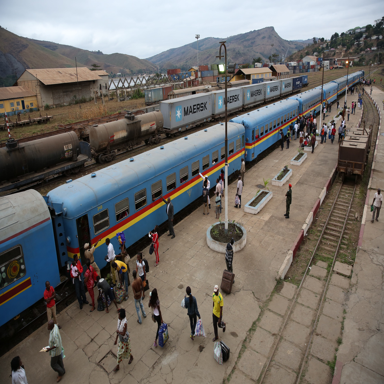
#> input picture Images/49.png, 384 x 384 px, found by its file name
$ jupyter execute Crowd_Counting.ipynb   (shell and % lines are left out)
#> lines starting #> are read from the running program, lines starting #| are printed output that depends on the picture; after the words box and inside, x2 and y2 are one past the last pixel; in counts of white or black regions, pixels touching at a corner belong together
[cell 1]
# Importing Libraries

from imageio import imread
from PIL import Image
import imageio

import matplotlib.pyplot as plt
import matplotlib.image as mpimg

import numpy as np

from PIL import Image, ImageEnhance

import cv2 # for openCV

[cell 2]
image1 = cv2.imread('/content/drive/MyDrive/Crowd_images/img1.jpg', 0)
image2 = cv2.imread('/content/drive/MyDrive/Crowd_images/49.png', 0)
#> image2: shape (384, 384); min 0, max 255, mean 108.5
image3 = cv2.imread('/content/drive/MyDrive/Crowd_images/12.png', 0)
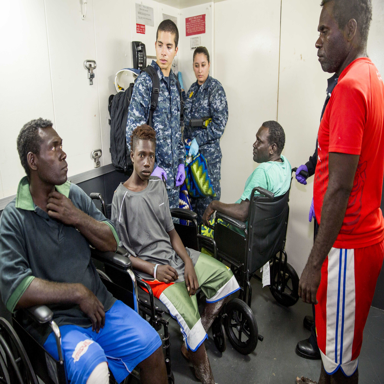
#> input picture Images/12.png, 384 x 384 px, found by its file name
#> image3: shape (384, 384); min 0, max 254, mean 117.8
image4 = cv2.imread('/content/drive/MyDrive/Crowd_images/49.png', 0)
image5 = cv2.imread('/content/drive/MyDrive/Crowd_images/img5.jpg', 0)
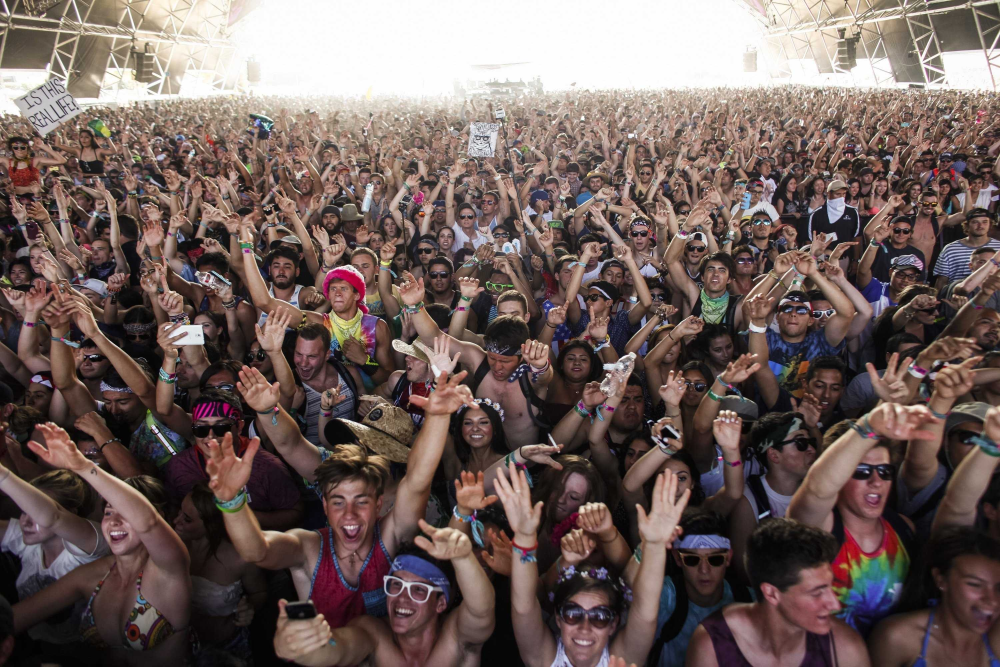
#> input picture Images/img5.jpg, 3000 x 2000 px, found by its file name (shown at 1/3 size)
#> image5: shape (2000, 3000); min 0, max 255, mean 100.2
image6 = cv2.imread('/content/drive/MyDrive/Crowd_images/img6.jpg', 0)
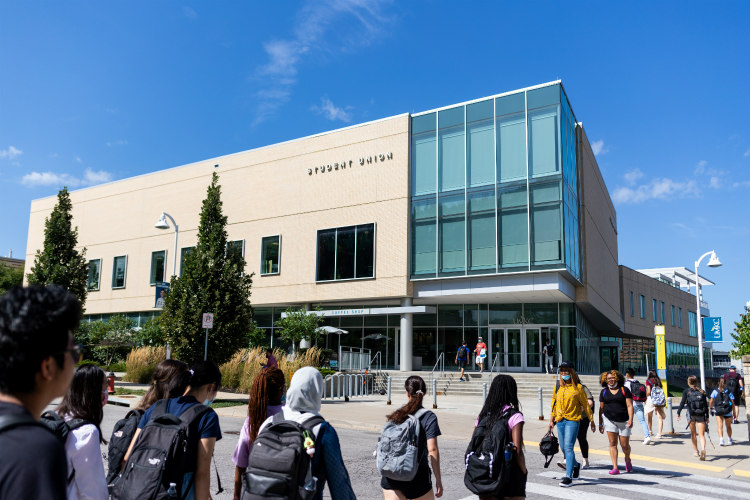
#> input picture Images/img6.jpg, 750 x 500 px, found by its file name
#> image6: shape (500, 750); min 0, max 255, mean 120.7
image7 = cv2.imread('/content/drive/MyDrive/Crowd_images/img7.jpg', 0)
image8 = cv2.imread('/content/drive/MyDrive/Crowd_images/img8.jpg', 0)
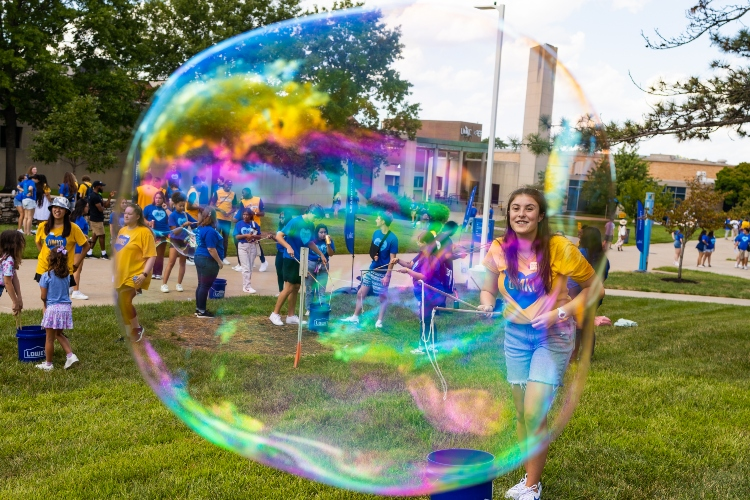
#> input picture Images/img8.jpg, 750 x 500 px, found by its file name
#> image8: shape (500, 750); min 0, max 255, mean 127.3
image9 = cv2.imread('/content/drive/MyDrive/Crowd_images/img9.jpg', 0)
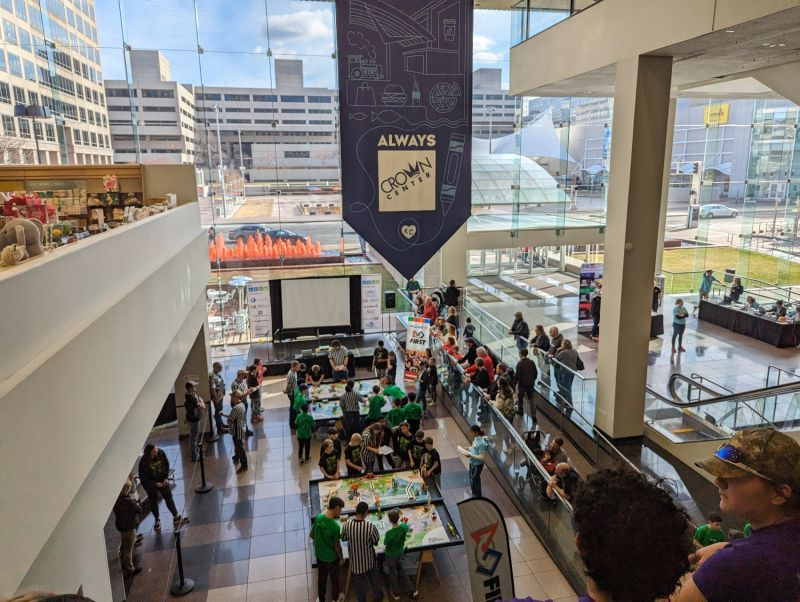
#> input picture Images/img9.jpg, 800 x 602 px, found by its file name
#> image9: shape (602, 800); min 0, max 255, mean 123.7
image10 = cv2.imread('/content/drive/MyDrive/Crowd_images/img10.jpg', 0)

[cell 3]
def preview(image_set, titles, figsize): # This is fucntion to preview all images before processing

    for p in range(len(image_samples)):
        plt.figure(figsize = (figsize,figsize))
        plt.subplot(5,2,p+1)
        plt.imshow(image_samples[p],'gray')
        plt.title(titles[p])
        plt.xticks([]),plt.yticks([])
def crop(image, start_y, end_y, start_x, end_x): # To crop the image

    img_cropped = image[start_y:end_y, start_x:end_x]

    return img_cropped
def resize(image, width, height): # To resize the image

    img_resized = cv2.resize(image,(width,height))

    return img_resized

def gamma_correction(image, y): # To control the overall brightness of an image

    gamma_correct = np.array(255 * (image / 255) ** y , dtype='uint8')

    return gamma_correct

def apply_threshold(image): # For object segmenting, this changes the pixels to make the image easier to analyze
    thresh = cv2.adaptiveThreshold(image, 255, cv2.ADAPTIVE_THRESH_MEAN_C, cv2.THRESH_BINARY, 255, 19)
    thresh = cv2.bitwise_not(thresh)
    return thresh

def dilation_erosion(image): # Adding and removing pixels in the image to smoothen out the shape

    kernel = np.ones((15,15), np.uint8)
    img_dilation = cv2.dilate(image, kernel, iterations=1)
    img_erode = cv2.erode(img_dilation,kernel, iterations=1)

    # clean all noise after dilatation and erosion
    img_erode = cv2.medianBlur(img_erode, 7)

    return img_erode

def labeling(image_set):
    total = 0
    num_images = len(image_set)
    rows = int(np.sqrt(num_images)) + 1
    cols = int(num_images / rows) + 1
    fig = plt.figure(figsize=(22, 24))
    for i in range(num_images):
        image = image_set[i]
        ret, labels = cv2.connectedComponents(image)
        label_hue = np.uint8(179 * labels / np.max(labels))
        blank_ch = 255 * np.ones_like(label_hue)
        labeled_img = cv2.merge([label_hue, blank_ch, blank_ch])
        labeled_img = cv2.cvtColor(labeled_img, cv2.COLOR_HSV2BGR)
        labeled_img[label_hue == 0] = 0
        count = str(ret-1)
        ax = fig.add_subplot(rows, cols, i+1)
        ax.set_title('count: '+ count)
        ax.imshow(image)
        total = total + int(count)
    plt.show()
    print("Total people count:", total)
def plotting(image_set, titles, rows, cols, figsize):

    for i in range(len(images)):
        plt.figure( figsize = (figsize,figsize) )
        plt.subplot(rows, cols, i+1)

        plt.imshow(images[i],'gray')
        plt.title(titles[i])

def get_crop_params(img_height, img_width, num_rows, num_cols):
    row_height = img_height // num_rows
    col_width = img_width // num_cols
    crop_params = []
    for i in range(num_rows):
        for j in range(num_cols):
            x1 = j * col_width
            y1 = i * row_height
            x2 = x1 + col_width
            y2 = y1 + row_height
            crop_params.append((y1, y2, x1, x2))
    return crop_params
def split_and_resize_image(image, crop_params, resize_multiplier):
    cropped_images = []
    resized_images = []

    for params in crop_params:
        cropped = crop(image, *params)
        cropped_images.append(cropped)

        resized = resize(cropped, cropped.shape[1]*resize_multiplier, cropped.shape[0]*resize_multiplier)
        resized_images.append(resized)

    return cropped_images, resized_images

[cell 4]
images = [image1, image2, image3, image4, image5, image6, image7, image8, image9, image10]
titles = ['Image 1', 'Image 2', 'Image 3', 'Image 4', 'Image 5', 'Image 6', 'Image 7', 'Image 8', 'Image 9', 'Image 10']

# plotting(images, titles, 5, 2, 18)

# print("Image size for all images (height, width):", (image5.shape))

[cell 5]
image = image4
resize_multiplier = 2
num_rows = int(input())
#> the answer given: 3
num_cols = int(input())
#> the answer given: 3

image_width = image.shape[1]
#> image_width = 384
image_height = image.shape[0]
#> image_height = 384

crop_params = get_crop_params(image_height, image_width, num_rows,num_cols)
cropped_images, resized_images = split_and_resize_image(image, crop_params, resize_multiplier)
#> after the loop in split_and_resize_image, `for params in crop_params:`:
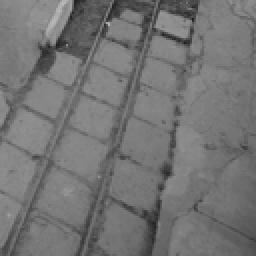
#> cropped: shape (128, 128) (shown 2 times larger); min 25, max 184, mean 115.8
#> after the loop in split_and_resize_image, `for params in crop_params:`: cropped_images = 9 items
#> cropped_images = 9 items; resized_images = 9 items

[cell 6]
gamma = []
for img in resized_images:
    gamma_img = gamma_correction(img, 2)
    gamma.append(gamma_img)
#> this loop made 9 passes
#> after the loop, gamma = 9 items

thresholded_images = []
for img in gamma:
    thresholded = apply_threshold(img)
    thresholded_images.append(thresholded)
#> this loop made 9 passes
#> pass 1, in apply_threshold, `thresh = cv2.adaptiveThreshold(image, 255, cv2.ADAPTIVE_THRESH_MEAN_C,..`:
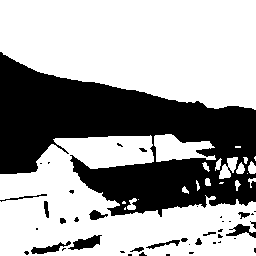
#> thresh: shape (256, 256); 64.2% white; 42 black regions (26 under 20 px), largest, box (x1, y1, x2, y2) and area: (0, 52, 256, 217) 22071, (68, 235, 102, 250) 261, (31, 241, 71, 254) 199
#> after the loop, thresholded_images = 9 items

dilation_images = []
for img in thresholded_images:
     dilation_img = dilation_erosion(img)
     dilation_images.append(dilation_img)
#> after the loop, dilation_images = 9 items

images = dilation_images
#> images = 9 items

labeling(images)
#> in labeling, `num_images = len(image_set)`: num_images = 9
#> in labeling, `rows = int(np.sqrt(num_images)) + 1`: rows = 4
#> in labeling, `cols = int(num_images / rows) + 1`: cols = 3
#> the loop in labeling, `for i in range(num_images):` made 9 passes
#> (ret, count, total) on passes 1 to 9: (6, '5', 5), (4, '3', 8), (2, '1', 9), (3, '2', 11), (4, '3', 14), (5, '4', 18), (5, '4', 22), (8, '7', 29), (11, '10', 39)
#> pass 1, in labeling, `ret, labels = cv2.connectedComponents(image)`:
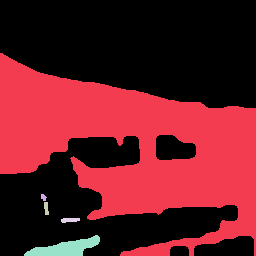
#> labels: shape (256, 256) int32; 6 distinct labels, from 0 to 5; one colour per label, 0 black
#> after the loop in labeling, `for i in range(num_images):`: image: shape (256, 256); 16% white; 10 white regions (3 under 20 px), largest, box (x1, y1, x2, y2) and area: (0, 0, 199, 138) 6717, (76, 106, 127, 256) 2024, (121, 160, 172, 256) 1030
#> after the loop in labeling, `for i in range(num_images):`:
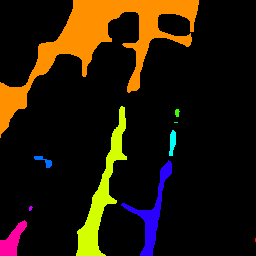
#> labeled_img: shape (256, 256, 3); mean B, G, R 6, 23.4, 35.3
#> after the loop in labeling, `for i in range(num_images):`: total = 39
#> in labeling, `plt.show()`:
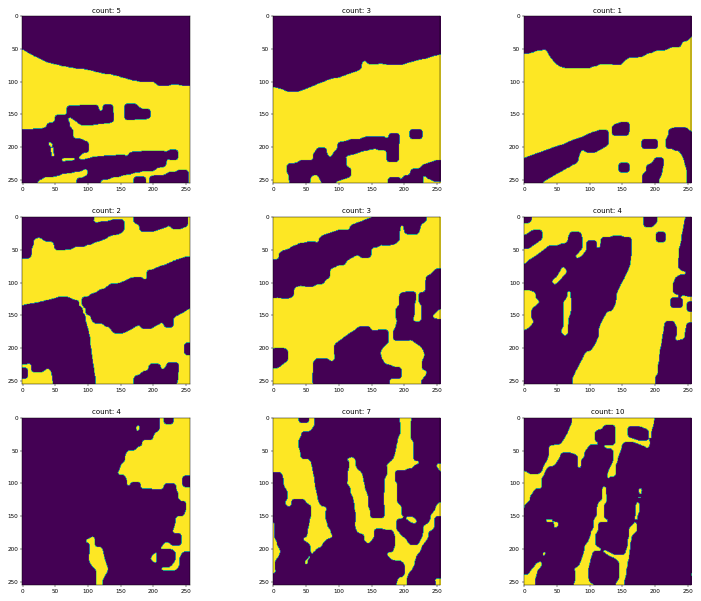
#> figure drawn by matplotlib, 9 panels
#| Total people count: 39
